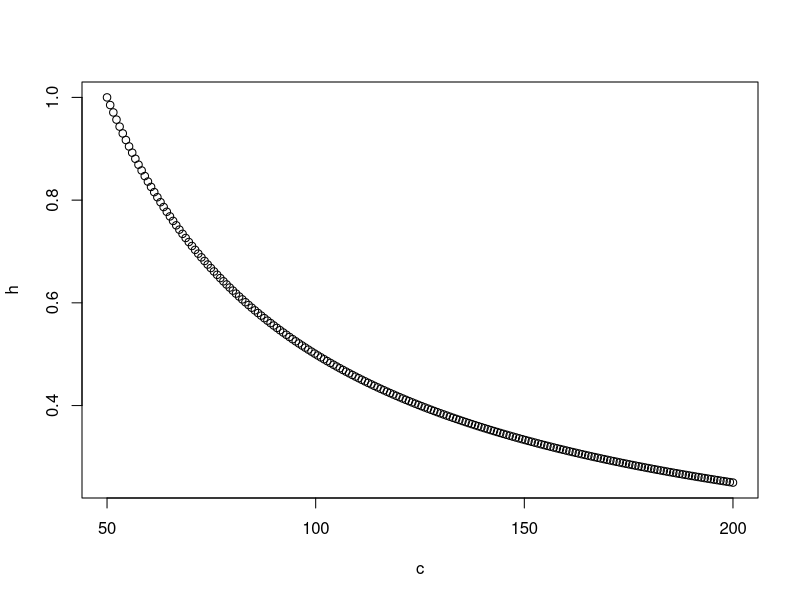

Recreate this plot in R.
#Hawk-Dove game - ESS outcomes

#set parameters
Q=100
c=seq(Q/2,200,length=200)

#set payoffs
A=(Q/2)-c
B=Q
C=Q/2

#evaluate proportion hawks
h=(C-B)/(A-B+C)

#plot a basic graph
par(mfrow=c(1,1))
plot(c,h)